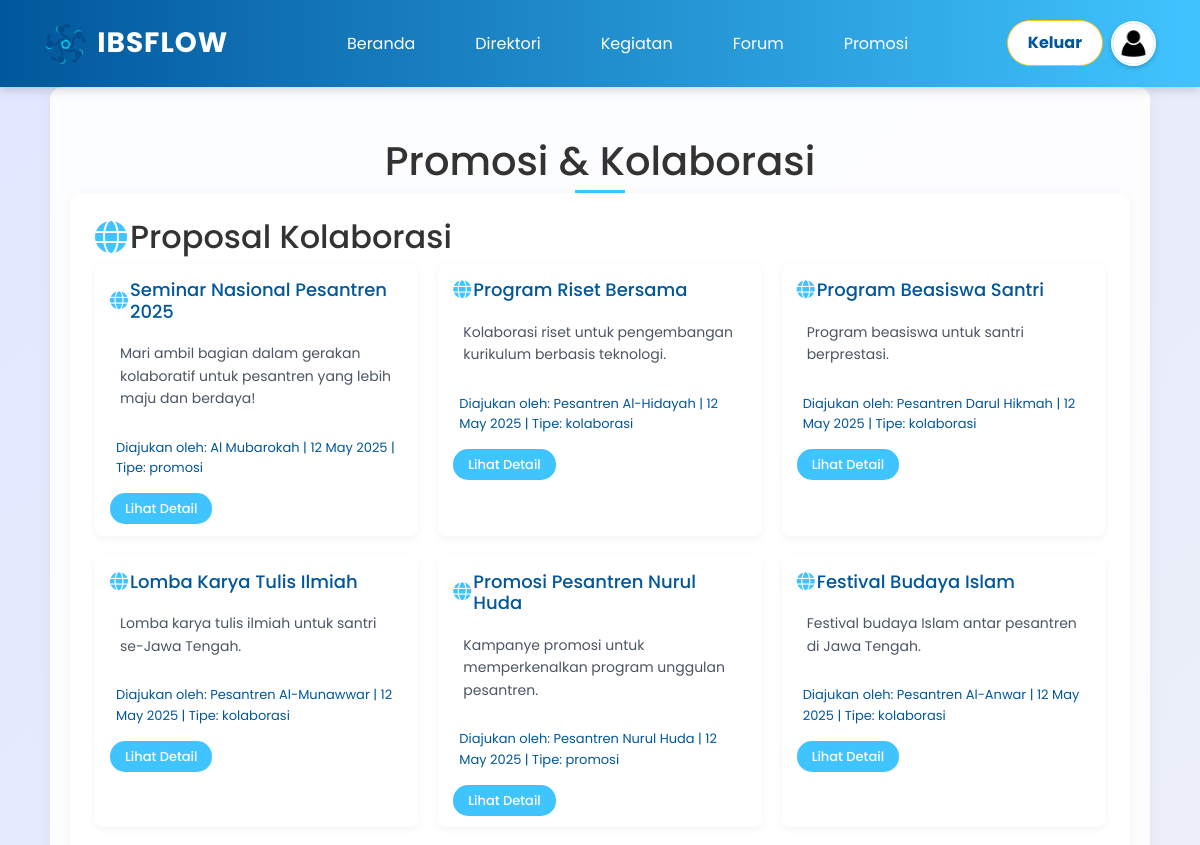
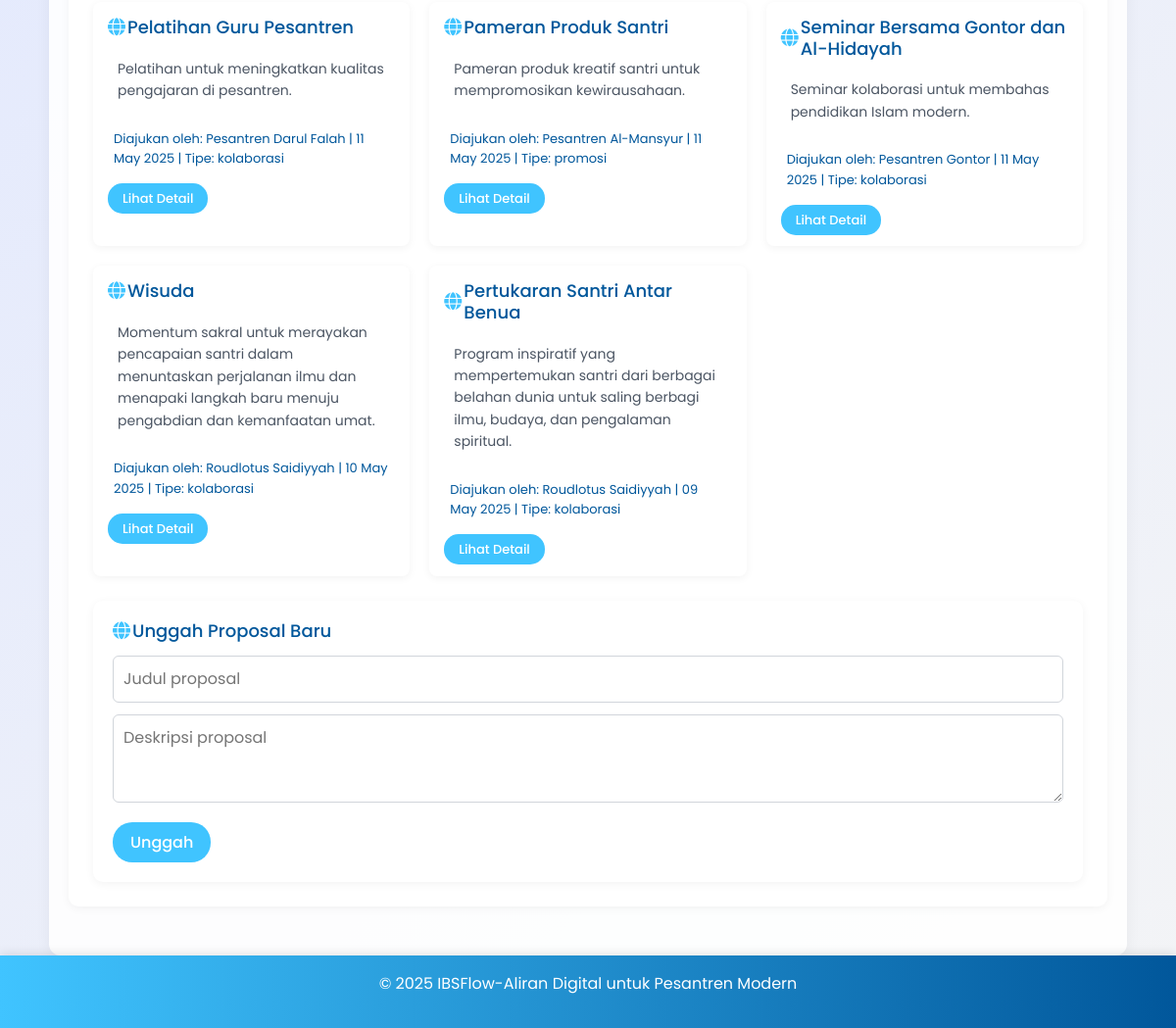
The page /promosi.php (signed in) on the database its author committed (2 pictures, top to bottom).
### tables this page shows
CREATE TABLE `kolaborasi` (
  `id` int(11) NOT NULL,
  `pengguna_id` int(11) NOT NULL,
  `pesantren_id` int(11) NOT NULL,
  `judul` varchar(255) NOT NULL,
  `deskripsi` text NOT NULL,
  `deskripsi_id` text DEFAULT NULL,
  `deskripsi_en` text DEFAULT NULL,
  `deskripsi_ms` text DEFAULT NULL,
  `status` enum('pending','approved','rejected') DEFAULT 'pending',
  `created_at` timestamp NOT NULL DEFAULT current_timestamp(),
  `tipe` enum('kolaborasi','promosi') DEFAULT 'kolaborasi'
);

CREATE TABLE `pesantren` (
  `id` int(11) NOT NULL,
  `nama` varchar(255) NOT NULL,
  `kategori` enum('Tahfidz','Riset','Salafi','Modern') NOT NULL,
  `lokasi` varchar(255) NOT NULL,
  `lokasi_map` text DEFAULT NULL,
  `latitude` decimal(10,8) DEFAULT NULL,
  `longitude` decimal(11,8) DEFAULT NULL,
  `gambar` varchar(255) DEFAULT NULL,
  `jumlah_santri` int(11) DEFAULT NULL,
  `tahun_berdiri` int(11) DEFAULT NULL,
  `akreditasi` varchar(50) DEFAULT NULL,
  `telepon` varchar(20) DEFAULT NULL,
  `email` varchar(255) DEFAULT NULL,
  `website` varchar(255) DEFAULT NULL,
  `status` enum('pending','verified','rejected') DEFAULT 'pending',
  `catatan_admin` text DEFAULT NULL,
  `whatsapp` varchar(20) DEFAULT NULL,
  `deskripsi` text DEFAULT NULL,
  `deskripsi_id` text DEFAULT NULL,
  `deskripsi_en` text DEFAULT NULL,
  `deskripsi_ms` text DEFAULT NULL,
  `fasilitas` text DEFAULT NULL,
  `created_at` timestamp NOT NULL DEFAULT current_timestamp(),
  `deskripsi_ar` text DEFAULT NULL,
  `deskripsi_ja` text DEFAULT NULL,
  `deskripsi_nl` text DEFAULT NULL,
  `deskripsi_de` text DEFAULT NULL,
  `deskripsi_fr` text DEFAULT NULL,
  `deskripsi_es` text DEFAULT NULL,
  `deskripsi_it` text DEFAULT NULL
);

### promosi.php (the view, shortened to what this page needs)
<?php
require_once 'config/config.php';
require_once 'psnetbot.php';
$pesantren_id = $_SESSION['pesantren_id'] ?? null;
try {
    $stmt = $conn->query("SELECT k.*, p.nama as pesantren_nama FROM kolaborasi k JOIN pesantren p ON k.pesantren_id = p.id ORDER BY k.created_at DESC");
    $kolaborasi = $stmt->fetchAll(PDO::FETCH_ASSOC);
} catch (PDOException $e) {
    die("Gagal mengambil data kolaborasi: " . $e->getMessage());
}
?>
<!DOCTYPE html>
<html lang="id">
<head>
    <link rel="stylesheet" href="https://cdnjs.cloudflare.com/ajax/libs/font-awesome/6.0.0-beta3/css/all.min.css">
</head>
<body>
    <?php include 'header.php'; ?>
    <section class="promo">
        <h1>Promosi & Kolaborasi</h1>
        <div class="promo-collaboration">
            <h2>Proposal Kolaborasi</h2>
            <div class="collaboration-list">
                <?php foreach ($kolaborasi as $item): ?>
                <div class="collaboration-card">
                    <h3><?php echo htmlspecialchars($item['judul']); ?></h3>
                    <p><?php echo htmlspecialchars($item['deskripsi']); ?></p>
                    <div class="meta">Diajukan oleh: <?php echo htmlspecialchars($item['pesantren_nama'] ?? 'Admin'); ?> | <?php echo date('d M Y', strtotime($item['created_at'])); ?> | Tipe: <?php echo htmlspecialchars($item['tipe'] ?? 'kolaborasi'); ?></div>
                    <a href="detailpromosi.php?id=<?php echo $item['id']; ?>" class="detail-btn">Lihat Detail</a>
                </div>
                <?php endforeach; ?>
            </div>
            <?php if ($isLoggedIn && $userRole === 'pengelola'): ?>
                <?php if (!$pesantren_id): ?>
                    <div class="alert">
                        <i class="fas fa-info-circle"></i>
                        <span>Silakan daftarkan pesantren Anda terlebih dahulu di halaman <a href="index.php#contact">kontak</a></span>
                    </div>
                <?php else: ?>
                <form method="POST" action="promosi.php">
                    <h3>Unggah Proposal Baru</h3>
                    <input type="text" name="judul" placeholder="Judul proposal" required>
                    <textarea name="deskripsi" placeholder="Deskripsi proposal" required></textarea>
                    <button type="submit" class="upload-btn">Unggah</button>
                </form>
                <?php endif; ?>
            <?php endif; ?>
        </div>
    </section>
    <?php require_once 'footer.php'; ?>
</body>
</html>

### promosi.php (style rules this page uses)
:root { --primary: #1E3A8A; --secondary: #3B82F6; --accent: #F9FAFB; }
* { margin: 0; padding: 0; box-sizing: border-box; font-family: 'Poppins', sans-serif; }
body { background: linear-gradient(135deg, #E0E7FF 0%, #F3F4F6 100%); color: #1F2937; line-height: 1.6; position: relative; overflow-x: hidden; }
body::before { content: ''; position: absolute; top: 0; left: 0; width: 100%; height: 100%; background: url('https://www.transparenttextures.com/patterns/light-paper-fibers.png'); opacity: 0.05; z-index: -1; }
.promo { padding: 50px 20px; max-width: 1100px; margin: 0 auto; background: rgba(255, 255, 255, 0.9); border-radius: 12px; box-shadow: 0 4px 15px rgba(0, 0, 0, 0.05); }
h1 { font-size: 36px; color: var(--primary); margin-bottom: 30px; text-align: center; position: relative; font-weight: 600; animation: fadeIn 0.7s ease-out; }
h1::after { content: ''; width: 50px; height: 3px; background: var(--secondary); position: absolute; bottom: -8px; left: 50%; transform: translateX(-50%); }
.promo-collaboration { padding: 25px; border-radius: 10px; background: var(--accent); box-shadow: 0 2px 10px rgba(0, 0, 0, 0.05); animation: slideIn 0.7s ease-out; }
h2 { font-size: 24px; color: var(--primary); margin-bottom: 20px; font-weight: 500; padding-left: 35px; position: relative; }
h2::before { content: '\f0ac'; font-family: 'Font Awesome 5 Free'; font-weight: 900; color: var(--secondary); position: absolute; left: 0; top: 50%; transform: translateY(-50%); }
.collaboration-list { display: grid; grid-template-columns: repeat(auto-fit, minmax(280px, 1fr)); gap: 20px; margin-bottom: 25px; }
.collaboration-card { background: var(--accent); padding: 15px; border-radius: 8px; box-shadow: 0 2px 8px rgba(0, 0, 0, 0.05); transition: transform 0.3s ease; position: relative; overflow: hidden; animation: popIn 0.7s ease-out; }
.collaboration-card h3 { font-size: 18px; color: var(--primary); margin-bottom: 10px; font-weight: 500; padding-left: 20px; position: relative; }
.collaboration-card h3::before { content: '\f0ac'; font-family: 'Font Awesome 5 Free'; font-weight: 900; color: var(--secondary); position: absolute; left: 0; top: 50%; transform: translateY(-50%); }
.collaboration-card p { font-size: 14px; color: #4B5563; margin-bottom: 12px; padding: 10px; background: rgba(var(--secondary), 0.05); border-left: 3px solid rgba(var(--secondary), 0.3); border-radius: 6px; }
.collaboration-card .meta { font-size: 13px; color: var(--primary); margin-bottom: 10px; padding: 6px; background: rgba(var(--primary), 0.05); border-radius: 6px; }
.detail-btn { padding: 6px 15px; background: var(--secondary); color: var(--accent); text-decoration: none; border-radius: 15px; font-size: 13px; font-weight: 500; transition: all 0.3s ease; }
form { padding: 20px; border-radius: 10px; background: var(--accent); box-shadow: 0 2px 10px rgba(0, 0, 0, 0.05); animation: slideIn 0.7s ease-out; }
form h3 { font-size: 18px; color: var(--primary); margin-bottom: 15px; font-weight: 500; padding-left: 20px; position: relative; }
form h3::before { content: '\f0ac'; font-family: 'Font Awesome 5 Free'; font-weight: 900; color: var(--secondary); position: absolute; left: 0; top: 50%; transform: translateY(-50%); }
form input, form textarea { width: 100%; padding: 10px; margin-bottom: 12px; border: 1px solid #D1D5DB; border-radius: 6px; background: #FFFFFF; transition: border-color 0.3s ease, box-shadow 0.3s ease; }
form textarea { height: 90px; resize: vertical; }
.upload-btn { padding: 8px 18px; background: var(--secondary); border: none; border-radius: 20px; cursor: pointer; color: var(--accent); font-weight: 500; transition: all 0.3s ease; }

### header.php (style rules this page uses)
:root { --primary: #01579B;--secondary: #40C4FF;--accent: #ffffff; }
body { font-family: 'Poppins', sans-serif;background-color: #f5f6f0;color: #333;line-height: 1.6; }

### rows shown on the page
kolaborasi: judul "Seminar Nasional Pesantren 2025", deskripsi "Mari ambil bagian dalam gerakan kolaboratif untuk pesantren yang lebih maju dan berdaya!", pesantren.nama "Al Mubarokah", created_at "12 May 2025", tipe "promosi"
kolaborasi: judul "Program Riset Bersama", deskripsi "Kolaborasi riset untuk pengembangan kurikulum berbasis teknologi.", pesantren.nama "Pesantren Al-Hidayah", created_at "12 May 2025", tipe "kolaborasi"
kolaborasi: judul "Program Beasiswa Santri", deskripsi "Program beasiswa untuk santri berprestasi.", pesantren.nama "Pesantren Darul Hikmah", created_at "12 May 2025", tipe "kolaborasi"
kolaborasi: judul "Lomba Karya Tulis Ilmiah", deskripsi "Lomba karya tulis ilmiah untuk santri se-Jawa Tengah.", pesantren.nama "Pesantren Al-Munawwar", created_at "12 May 2025", tipe "kolaborasi"
kolaborasi: judul "Promosi Pesantren Nurul Huda", deskripsi "Kampanye promosi untuk memperkenalkan program unggulan pesantren.", pesantren.nama "Pesantren Nurul Huda", created_at "12 May 2025", tipe "promosi"
kolaborasi: judul "Festival Budaya Islam", deskripsi "Festival budaya Islam antar pesantren di Jawa Tengah.", pesantren.nama "Pesantren Al-Anwar", created_at "12 May 2025", tipe "kolaborasi"
kolaborasi: judul "Pelatihan Guru Pesantren", deskripsi "Pelatihan untuk meningkatkan kualitas pengajaran di pesantren.", pesantren.nama "Pesantren Darul Falah", created_at "11 May 2025", tipe "kolaborasi"
kolaborasi: judul "Pameran Produk Santri", deskripsi "Pameran produk kreatif santri untuk mempromosikan kewirausahaan.", pesantren.nama "Pesantren Al-Mansyur", created_at "11 May 2025", tipe "promosi"
kolaborasi: judul "Seminar Bersama Gontor dan Al-Hidayah", deskripsi "Seminar kolaborasi untuk membahas pendidikan Islam modern.", pesantren.nama "Pesantren Gontor", created_at "11 May 2025", tipe "kolaborasi"
kolaborasi: judul "Wisuda", deskripsi "Momentum sakral untuk merayakan pencapaian santri dalam menuntaskan perjalanan ilmu dan menapaki langkah baru menuju pengabdian dan kemanfaatan umat.", pesantren.nama "Roudlotus Saidiyyah", created_at "10 May 2025", tipe "kolaborasi"
kolaborasi: judul "Pertukaran Santri Antar Benua", deskripsi "Program inspiratif yang mempertemukan santri dari berbagai belahan dunia untuk saling berbagi ilmu, budaya, dan pengalaman spiritual.", pesantren.nama "Roudlotus Saidiyyah", created_at "09 May 2025", tipe "kolaborasi"
